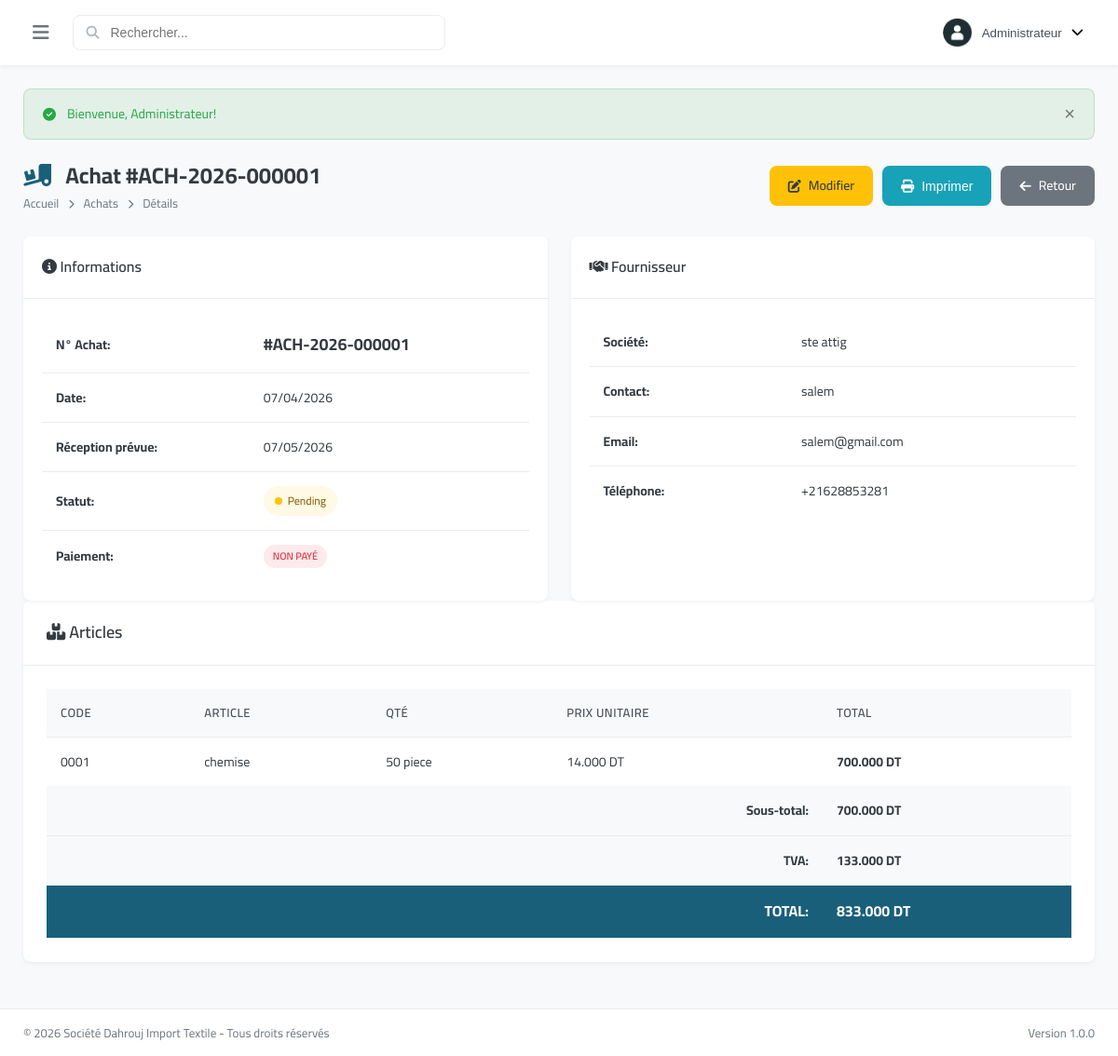
Screenshot of /modules/purchases/view.php?id=1 (signed in) with the database file from the repository.
### tables this page shows
CREATE TABLE `purchases` (
  `id` int(11) NOT NULL,
  `purchase_number` varchar(50) NOT NULL,
  `partner_id` int(11) DEFAULT NULL,
  `user_id` int(11) DEFAULT NULL,
  `purchase_date` date DEFAULT curdate(),
  `expected_date` date DEFAULT NULL,
  `subtotal` decimal(15,3) DEFAULT 0.000,
  `discount` decimal(15,3) DEFAULT 0.000,
  `tax_amount` decimal(15,3) DEFAULT 0.000,
  `total` decimal(15,3) DEFAULT 0.000,
  `paid_amount` decimal(15,3) DEFAULT 0.000,
  `status` enum('pending','ordered','received','cancelled') DEFAULT 'pending',
  `payment_status` enum('unpaid','partial','paid') DEFAULT 'unpaid',
  `notes` text DEFAULT NULL,
  `created_at` datetime DEFAULT current_timestamp(),
  `updated_at` datetime DEFAULT current_timestamp() ON UPDATE current_timestamp()
);

CREATE TABLE `partners` (
  `id` int(11) NOT NULL,
  `code` varchar(50) NOT NULL,
  `company_name` varchar(200) NOT NULL,
  `contact_name` varchar(100) DEFAULT NULL,
  `email` varchar(100) DEFAULT NULL,
  `phone` varchar(20) DEFAULT NULL,
  `phone2` varchar(20) DEFAULT NULL,
  `address` text DEFAULT NULL,
  `city` varchar(50) DEFAULT NULL,
  `country` varchar(50) DEFAULT 'Tunisia',
  `tax_number` varchar(50) DEFAULT NULL,
  `registration_number` varchar(50) DEFAULT NULL,
  `partner_type` enum('supplier','transporter','other') DEFAULT 'supplier',
  `balance` decimal(15,3) DEFAULT 0.000,
  `status` enum('active','inactive') DEFAULT 'active',
  `notes` text DEFAULT NULL,
  `created_at` datetime DEFAULT current_timestamp(),
  `updated_at` datetime DEFAULT current_timestamp() ON UPDATE current_timestamp()
);

CREATE TABLE `purchase_items` (
  `id` int(11) NOT NULL,
  `purchase_id` int(11) NOT NULL,
  `article_id` int(11) DEFAULT NULL,
  `quantity` int(11) NOT NULL,
  `unit_price` decimal(15,3) NOT NULL,
  `discount` decimal(15,3) DEFAULT 0.000,
  `total` decimal(15,3) NOT NULL
);

CREATE TABLE `articles` (
  `id` int(11) NOT NULL,
  `code` varchar(50) NOT NULL,
  `name` varchar(200) NOT NULL,
  `description` text DEFAULT NULL,
  `category_id` int(11) DEFAULT NULL,
  `purchase_price` decimal(15,3) DEFAULT 0.000,
  `sale_price` decimal(15,3) DEFAULT 0.000,
  `wholesale_price` decimal(15,3) DEFAULT 0.000,
  `quantity` int(11) DEFAULT 0,
  `min_stock` int(11) DEFAULT 10,
  `unit` varchar(20) DEFAULT 'piece',
  `image` varchar(255) DEFAULT NULL,
  `status` enum('active','inactive') DEFAULT 'active',
  `created_at` datetime DEFAULT current_timestamp(),
  `updated_at` datetime DEFAULT current_timestamp() ON UPDATE current_timestamp()
);

### includes/config.php (called while the page is built, shortened)
<?php
function formatMoney($amount) {
    return number_format($amount, 3, '.', ' ') . ' ' . APP_CURRENCY_SYMBOL;
}
function formatDate($date) {
    return date('d/m/Y', strtotime($date));
}
?>

### modules/purchases/view.php (the view, shortened to what this page needs)
<?php
require_once '../../includes/config.php';
$db = getDB();
$id = intval($_GET['id'] ?? 0);
$stmt = $db->prepare("SELECT p.*, pr.company_name, pr.contact_name, pr.phone, pr.email
    FROM purchases p
    LEFT JOIN partners pr ON p.partner_id = pr.id
    WHERE p.id = ?");
$stmt->execute([$id]);
$purchase = $stmt->fetch();
$items = $db->prepare("SELECT pi.*, a.code, a.name, a.unit
    FROM purchase_items pi
    LEFT JOIN articles a ON pi.article_id = a.id
    WHERE pi.purchase_id = ?");
$items->execute([$id]);
$items = $items->fetchAll();
require_once '../../includes/header.php';
?>
<div class="page-header">
    <div>
        <h1 class="page-title"><i class="fas fa-truck-loading"></i> Achat #<?php echo $purchase['purchase_number']; ?></h1>
        <nav class="breadcrumb">
            <a href="../../index.php">Accueil</a>
            <i class="fas fa-chevron-right"></i>
            <a href="index.php">Achats</a>
            <i class="fas fa-chevron-right"></i>
            <span>Détails</span>
        </nav>
    </div>
    <div class="quick-actions">
        <a href="edit.php?id=<?php echo $purchase['id']; ?>" class="btn btn-warning"><i class="fas fa-edit"></i> Modifier</a>
        <button class="btn btn-info" onclick="window.print()"><i class="fas fa-print"></i> Imprimer</button>
        <a href="index.php" class="btn btn-secondary"><i class="fas fa-arrow-left"></i> Retour</a>
    </div>
</div>
<div class="dashboard-grid">
    <div class="widget">
        <div class="widget-header"><h3 class="widget-title"><i class="fas fa-info-circle"></i> Informations</h3></div>
        <div class="widget-body">
            <table class="data-table">
                <tr><td><strong>N° Achat:</strong></td><td><span style="font-size: 18px; font-weight: bold;">#<?php echo $purchase['purchase_number']; ?></span></td></tr>
                <tr><td><strong>Date:</strong></td><td><?php echo formatDate($purchase['purchase_date']); ?></td></tr>
                <tr><td><strong>Réception prévue:</strong></td><td><?php echo $purchase['expected_date'] ? formatDate($purchase['expected_date']) : '-'; ?></td></tr>
                <tr><td><strong>Statut:</strong></td><td><span class="status status-<?php echo $purchase['status']; ?>"><?php echo ucfirst($purchase['status']); ?></span></td></tr>
                <tr><td><strong>Paiement:</strong></td><td><span class="badge badge-<?php echo $purchase['payment_status'] === 'paid' ? 'success' : ($purchase['payment_status'] === 'partial' ? 'warning' : 'danger'); ?>"><?php echo $purchase['payment_status'] === 'paid' ? 'Payé' : ($purchase['payment_status'] === 'partial' ? 'Partiel' : 'Non payé'); ?></span></td></tr>
            </table>
        </div>
    </div>
    <div class="widget">
        <div class="widget-header"><h3 class="widget-title"><i class="fas fa-handshake"></i> Fournisseur</h3></div>
        <div class="widget-body">
            <table class="data-table">
                <tr><td><strong>Société:</strong></td><td><?php echo $purchase['company_name']; ?></td></tr>
                <tr><td><strong>Contact:</strong></td><td><?php echo $purchase['contact_name'] ?: '-'; ?></td></tr>
                <tr><td><strong>Email:</strong></td><td><?php echo $purchase['email'] ?: '-'; ?></td></tr>
                <tr><td><strong>Téléphone:</strong></td><td><?php echo $purchase['phone'] ?: '-'; ?></td></tr>
            </table>
        </div>
    </div>
</div>
<div class="card">
    <div class="card-header"><h3 class="card-title"><i class="fas fa-boxes"></i> Articles</h3></div>
    <div class="card-body">
        <div class="table-responsive">
            <table class="data-table">
                <thead>
                    <tr><th>Code</th><th>Article</th><th>Qté</th><th>Prix Unitaire</th><th>Total</th></tr>
                </thead>
                <tbody>
                    <?php foreach ($items as $item): ?>
                    <tr>
                        <td><?php echo $item['code']; ?></td>
                        <td><?php echo $item['name']; ?></td>
                        <td><?php echo $item['quantity']; ?> <?php echo $item['unit']; ?></td>
                        <td><?php echo formatMoney($item['unit_price']); ?></td>
                        <td><strong><?php echo formatMoney($item['total']); ?></strong></td>
                    </tr>
                    <?php endforeach; ?>
                </tbody>
                <tfoot style="background: var(--gray-100); font-weight: bold;">
                    <tr><td colspan="4" style="text-align: right;">Sous-total:</td><td><?php echo formatMoney($purchase['subtotal']); ?></td></tr>
                    <tr><td colspan="4" style="text-align: right;">TVA:</td><td><?php echo formatMoney($purchase['tax_amount']); ?></td></tr>
                    <tr style="font-size: 16px; background: var(--primary-color); color: white;"><td colspan="4" style="text-align: right;">TOTAL:</td><td><?php echo formatMoney($purchase['total']); ?></td></tr>
                </tfoot>
            </table>
        </div>
    </div>
</div>
<?php require_once '../../includes/footer.php'; ?>

### assets/css/style.css (style rules this page uses)
:root { --primary-color: #1a5f7a; --primary-dark: #134b61; --primary-light: #2d8faf; --secondary-color: #c84b31; --secondary-dark: #a33d27; --success-color: #28a745; --warning-color: #ffc107; --danger-color: #dc3545; --info-color: #17a2b8; --light-color: #f8f9fa; --dark-color: #343a40; --gray-100: #f8f9fa; --gray-200: #e9ecef; --gray-300: #dee2e6; --gray-400: #ced4da; --gray-500: #adb5bd; --gray-600: #6c757d; --gray-700: #495057; --gray-800: #343a40; --gray-900: #212529; --sidebar-width: 280px; --sidebar-collapsed: 70px; --header-height: 70px; --footer-height: 50px; --border-radius: 8px; --border-radius-lg: 12px; --border-radius-sm: 4px; --shadow-sm: 0 2px 4px rgba(0,0,0,0.05); --shadow: 0 4px 6px rgba(0,0,0,0.1); --shadow-lg: 0 10px 25px rgba(0,0,0,0.15); --transition: all 0.3s ease; }
* { margin: 0; padding: 0; box-sizing: border-box; }
body { font-family: 'Cairo', -apple-system, BlinkMacSystemFont, 'Segoe UI', Roboto, sans-serif; font-size: 14px; line-height: 1.6; color: var(--gray-800); background-color: var(--gray-100); direction: ltr; }
a { text-decoration: none; color: inherit; transition: var(--transition); }
.page-header { display: flex; justify-content: space-between; align-items: center; margin-bottom: 25px; flex-wrap: wrap; gap: 15px; }
.page-title { font-size: 24px; font-weight: 700; color: var(--gray-800); }
.page-title i { color: var(--primary-color); margin-right: 10px; }
.breadcrumb { display: flex; align-items: center; gap: 10px; font-size: 13px; color: var(--gray-600); }
.breadcrumb i { font-size: 10px; }
.card { background: white; border-radius: var(--border-radius); box-shadow: var(--shadow-sm); margin-bottom: 25px; }
.card-header { padding: 20px 25px; border-bottom: 1px solid var(--gray-200); display: flex; justify-content: space-between; align-items: center; flex-wrap: wrap; gap: 15px; }
.card-title { font-size: 18px; font-weight: 600; color: var(--gray-800); }
.card-body { padding: 25px; }
.table-responsive { overflow-x: auto; }
.data-table { width: 100%; border-collapse: collapse; }
.data-table th, .data-table td { padding: 15px; text-align: left; border-bottom: 1px solid var(--gray-200); }
.data-table th { background: var(--gray-100); font-weight: 600; color: var(--gray-700); font-size: 13px; text-transform: uppercase; letter-spacing: 0.5px; }
.data-table tbody tr:last-child td { border-bottom: none; }
.btn { display: inline-flex; align-items: center; justify-content: center; gap: 8px; padding: 10px 20px; font-size: 14px; font-weight: 500; border-radius: var(--border-radius); border: none; cursor: pointer; transition: var(--transition); }
.btn-secondary { background: var(--gray-600); color: white; }
.btn-warning { background: var(--warning-color); color: var(--gray-800); }
.btn-info { background: var(--info-color); color: white; }
.badge { display: inline-block; padding: 4px 10px; font-size: 11px; font-weight: 600; border-radius: 20px; text-transform: uppercase; }
.badge-danger { background: rgba(220, 53, 69, 0.1); color: var(--danger-color); }
.status { display: inline-flex; align-items: center; gap: 6px; padding: 6px 12px; border-radius: 20px; font-size: 12px; font-weight: 500; }
.status::before { content: ''; width: 8px; height: 8px; border-radius: 50%; }
.status-pending { background: rgba(255, 193, 7, 0.1); color: #856404; }
.status-pending::before { background: var(--warning-color); }
.dashboard-grid { display: grid; grid-template-columns: repeat(auto-fit, minmax(350px, 1fr)); gap: 25px; }
.widget { background: white; border-radius: var(--border-radius); box-shadow: var(--shadow-sm); overflow: hidden; }
.widget-header { padding: 20px; border-bottom: 1px solid var(--gray-200); display: flex; justify-content: space-between; align-items: center; }
.widget-title { font-size: 16px; font-weight: 600; }
.widget-body { padding: 20px; }
.quick-actions { display: flex; gap: 10px; flex-wrap: wrap; }

### rows the page displays
purchases: purchase_number "ACH-2026-000001", purchase_date "07/04/2026", expected_date "07/05/2026", status "Pending", partner.company_name "ste attig", partner.contact_name "salem", partner.email "salem@gmail.com", partner.phone "+21628853281", subtotal "700.000 DT", tax_amount "133.000 DT", total "833.000 DT"
purchase_items: article.code "0001", article.name "chemise", quantity "50", article.unit "piece", unit_price "14.000 DT", total "700.000 DT"

### other values shown
$_SESSION['user_name'] "Administrateur"
$flash['message'] "Bienvenue, Administrateur!"
APP_NAME "Société Dahrouj Import Textile"
APP_VERSION "1.0.0"
